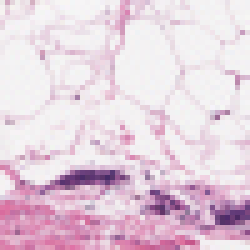
#> input picture patients/10255/0/10255_idx5_x401_y601_class0.png, 50 x 50 px (shown 5 times larger)
$ jupyter execute --allow-errors jack_traditional_methods.ipynb   (shell and % lines are left out)
#> lines starting #> are read from the running program, lines starting #| are printed output that depends on the picture; pictures that were not available may be replaced by others from this repository, and a replacement may not be noted
# Data Exploration
## conclusion:
#### smaller size of lesion removed, higher patient's survival rate.
#### different folder may from the same patient but different stages of cancer
#### different labs may use various staining techniques, making the same cells look different in various images

[cell 1]
# check how many medical cases we have
import os
PATH = './patients/'
medCases = os.listdir(PATH)
#> (the rest of this cell did not finish here and is left out)

[cell 2]
pos_num, neg_num = 0, 0
for case in medCases:
    # calc number of negative cases
    cls0_path = PATH + case + '/0'
    cls0_pats = os.listdir(cls0_path)
    neg_num += len(cls0_pats)

    # calc number of positive cases
    cls1_path = PATH + case + '/1'
    cls1_pats = os.listdir(cls1_path)
    pos_num += len(cls1_pats)
#> pass 2 of the loop `for case in medCases:`:

all_pats = pos_num + neg_num
print('Number of positive cases: ', pos_num)
print('Number of negative cases: ', neg_num)
print(f'Ratio of positive cases: {pos_num / (pos_num + neg_num):.2f}')
print(f'Ratio of negative cases: {neg_num / (pos_num + neg_num):.2f}')
print('total number of cases: ', all_pats)

Clearly, we can see from the above results, our dataset is imbalanced, that indicates that their diseases are really severe so the whole organs were removed.

Also, we have only 279 medical cases, so it is easy for our models to be overfitted so we can do cross validation if we got fancy GPUs, but for learning purposes, we decide to split the dataset into training, validation, and testing

## Explore data structure

[cell 3]
import pandas as pd
import numpy as np
observations = pd.DataFrame(index=np.arange(1, all_pats + 1), columns=['medical_case', 'class', 'path'])

row = 1
# fill in the dataframe
for i, case in enumerate(medCases):
    cls0_path = PATH + case + '/0'
    cls0_pats = os.listdir(cls0_path)
    cls1_path = PATH + case + '/1'
    cls1_pats = os.listdir(cls1_path)

    for j, pat in enumerate(cls0_pats):
        observations.loc[row, 'medical_case'] = case
        observations.loc[row, 'class'] = 0
        observations.loc[row, 'path'] = cls0_path + '/' + pat
        row += 1

    for k, pat in enumerate(cls1_pats):
        observations.loc[row, 'medical_case'] = case
        observations.loc[row, 'class'] = 1
        observations.loc[row, 'path'] = cls1_path + '/' + pat
        row += 1
#> pass 2 of the loop `for i, case in enumerate(medCases):`:

# save the dataframe (all data)
# observations.to_csv('observations.csv', index=True)

# downsampling to 10000
#> (the rest of this cell did not finish here and is left out)

[cell 4]
# check sanity of the dataframe
import matplotlib.pyplot as plt
import matplotlib.image as mpimg
import random
import numpy as np

# randomly select a patient
rand_pat = np.random.choice(observations.index.values, 1)[0]
print('randomly selected patient: ', rand_pat)
print('class: ', observations.loc[rand_pat, 'class'])
print('path: ', observations.loc[rand_pat, 'path'])

# show the image
img = mpimg.imread(observations.loc[rand_pat, 'path'])
#> img is the input picture: shape (50, 50, 3) float32; mean R, G, B 0.898, 0.817, 0.87
plt.axis('off')
plt.grid(False)
plt.imshow(img, cmap='gray')
plt.show()

# check if there is any missing value
print('number of missing values: \n', observations.isnull().sum(), sep='')

[cell 5]
# this time randomly select 9 medical cases (aka patients)
import cv2
#> (the rest of this cell did not finish here and is left out)

[cell 6]
# use HOG to extract features
from skimage.feature import hog
from skimage import data, exposure, color, transform
import matplotlib.image as mpimg
import random
import numpy as np

# extract features and labels for all images
hog_features = []
labels = []
for region in observations.index.values:
    img = mpimg.imread(observations.loc[region, 'path'])
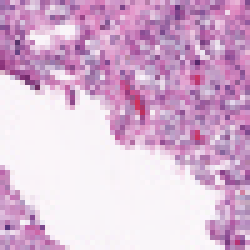
#> input picture patients/10253/0/10253_idx5_x1101_y451_class0.png, 50 x 50 px (shown 5 times larger)
#> img is the input picture: shape (50, 50, 3) float32; mean R, G, B 0.849, 0.712, 0.832
    img = transform.resize(img, (50, 50))
    if len(img.shape) == 3 and img.shape[2] == 3:
        img = color.rgb2gray(img)
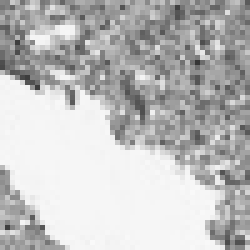
#> img: shape (50, 50) float32 (shown 5 times larger); min 0.212, max 0.977, mean 0.75
    fd, hog_image = hog(img, orientations=8, pixels_per_cell=(16, 16), cells_per_block=(1, 1), visualize=True)
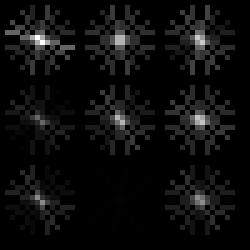
#> hog_image: shape (50, 50) float32 (shown 5 times larger); min 0, max 0.143, mean 0.00704; drawn with min black and max white
#> fd = 72 values, max 0.392 at index 24, min 0.103 at index 25, mean 0.352
    hog_features.append(fd)
    labels.append(observations.loc[region, 'class'])
#> pass 2 of the loop `for region in observations.index.values:`:
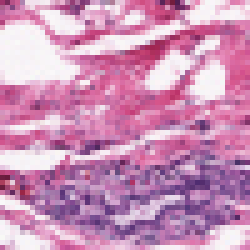
#> input picture patients/10253/0/10253_idx5_x1751_y1101_class0.png, 50 x 50 px (shown 5 times larger)
#> img is the input picture: shape (50, 50, 3) float32; mean R, G, B 0.799, 0.568, 0.721
#> `img = color.rgb2gray(img)`:
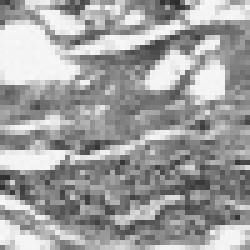
#> img: shape (50, 50) float32 (shown 5 times larger); min 0.177, max 0.976, mean 0.628
#> `fd, hog_image = hog(img, orientations=8, pixels_per_cell=(16, 16), cel..`:
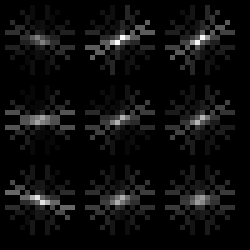
#> hog_image: shape (50, 50) float32 (shown 5 times larger); min 0, max 0.213, mean 0.0115; drawn with min black and max white
#> `fd, hog_image = hog(img, orientations=8, pixels_per_cell=(16, 16), cel..`: fd = 72 values, max 0.433 at index 25, min 0.12 at index 31, mean 0.345
#> pass 3 of the loop `for region in observations.index.values:`:
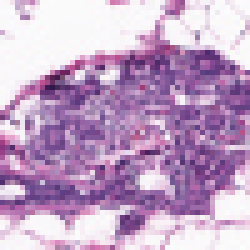
#> input picture patients/10253/0/10253_idx5_x1751_y601_class0.png, 50 x 50 px (shown 5 times larger)
#> img is the input picture: shape (50, 50, 3) float32; mean R, G, B 0.756, 0.635, 0.773
#> `img = color.rgb2gray(img)`:
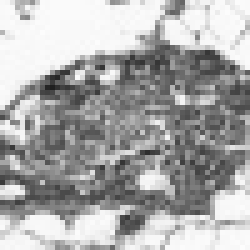
#> img: shape (50, 50) float32 (shown 5 times larger); min 0.129, max 0.996, mean 0.67
#> `fd, hog_image = hog(img, orientations=8, pixels_per_cell=(16, 16), cel..`:
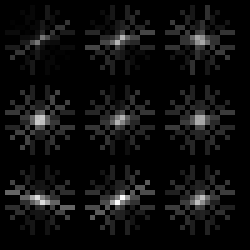
#> hog_image: shape (50, 50) float32 (shown 5 times larger); min 0, max 0.174, mean 0.0101; drawn with min black and max white
#> `fd, hog_image = hog(img, orientations=8, pixels_per_cell=(16, 16), cel..`: fd = 72 values, max 0.43 at index 0, min 0.104 at index 5, mean 0.349
#> the loop made 6 passes; the first 3 are shown


# randomly select a patient
rand_pat = observations.index.values[random.randint(0, len(observations) - 1)]
#> rand_pat = 4
print('randomly selected patch: ', rand_pat)
#| randomly selected patch:  4
print('class: ', observations.loc[rand_pat, 'class'])
#| class:  1
print('path: ', observations.loc[rand_pat, 'path'])
#| path:  ./patients/10253/1/10253_idx5_x1101_y451_class0.png

# show the image
img = mpimg.imread(observations.loc[rand_pat, 'path'])
plt.axis('off')
plt.grid(False)
plt.imshow(img, cmap='gray')
plt.show()

# convert the image to grayscale if it is a color image
if len(img.shape) == 3 and img.shape[2] == 3:
    img = color.rgb2gray(img)

# extract features
fd, hog_image = hog(img, orientations=8, pixels_per_cell=(16, 16), cells_per_block=(1, 1), visualize=True)
#> fd = 72 values, max 0.392 at index 24, min 0.103 at index 25, mean 0.352
print('hog_image.shape: ', hog_image.shape)
#| hog_image.shape:  (50, 50)
print('\nhog_image: \n', hog_image, sep='')
#> (printed output is left out)

# show the image
fig, (ax1, ax2) = plt.subplots(1, 2, figsize=(8, 4), sharex=True, sharey=True)
ax1.axis('off')
ax1.imshow(img, cmap=plt.cm.gray)
ax1.set_title('Input image')

# rescale histogram for better display
hog_image_rescaled = exposure.rescale_intensity(hog_image, in_range=(0, 10))
ax2.axis('off')
ax2.imshow(hog_image_rescaled, cmap=plt.cm.gray)
ax2.set_title('Histogram of Oriented Gradients')
plt.show()
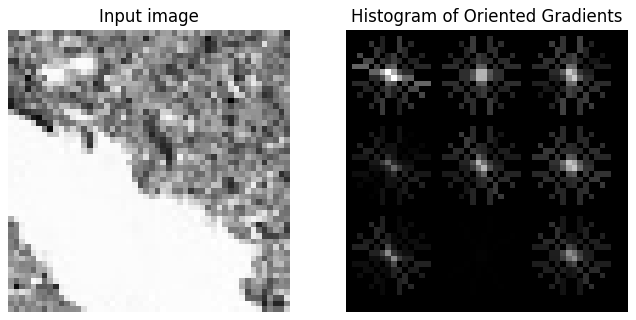
#> figure drawn by matplotlib, 2 panels
